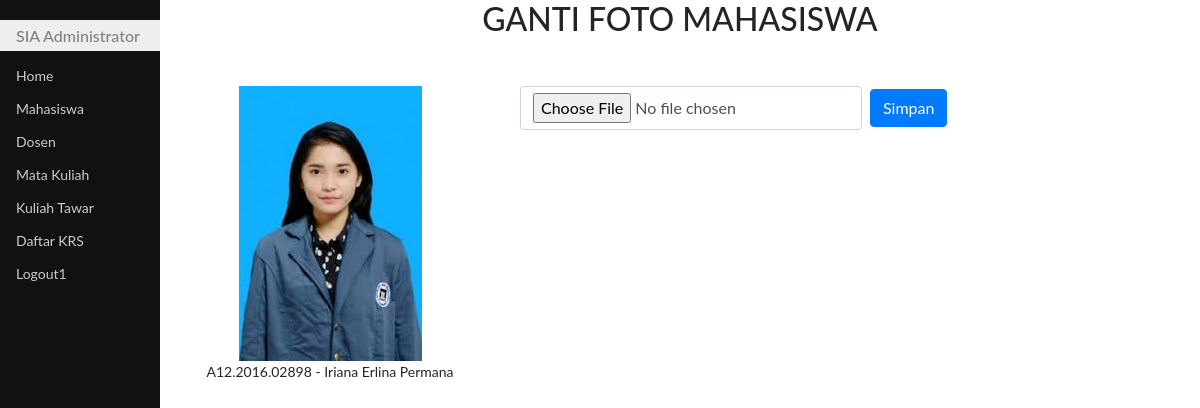
Page /gantiFotoMhs.php?id=28 on the committed database.
### tables this page shows
CREATE TABLE `mhs` (
  `id` int(11) NOT NULL,
  `nim` char(14) DEFAULT NULL,
  `nama` varchar(50) DEFAULT NULL,
  `email` varchar(50) DEFAULT NULL,
  `foto` varchar(25) DEFAULT NULL
);

### gantiFotoMhs.php (the view, shortened to what this page needs)
<!DOCTYPE html>
<html>
<head>
	<link rel="stylesheet" type="text/css" href="bootstrap4/css/bootstrap.css">
	<link rel="stylesheet" type="text/css" href="css/styleku.css">
</head>
<body>
	<?php
	require "fungsi.php";
	$id=$_GET['id'];
	$sql="select * from mhs where id='$id'";
	$hasil=mysqli_query($koneksi,$sql) or die (mysql_error());
	$row=mysqli_fetch_assoc($hasil);
	?>
	<div class="utama">
		<h2 class="mb-5 text-center">GANTI FOTO MAHASISWA</h2>
		<div class="row">
			<div class="col-sm-4">
				<div class="text-center">
					<img class="img-fluid" src="foto/<?php echo $row['foto']?>">
					<p><?php echo $row['nim']." - ".$row['nama']?></p>
				</div>
			</div>
			<div class="col-sm-8">
				<form class="form-inline" method="post" action="simpanGantifoto.php" enctype="multipart/form-data">
				<input class="form-control mr-2" type="file" name="foto" id="foto">
				<button class="btn btn-primary" type="submit">Simpan</button>
				</form>
			</div>
		</div>
	</div>
</body>
</html>

### css/styleku.css (style rules this page uses)
body { font-family: "Lato", sans-serif; }
.menusamping { height: 100%; width: 160px; position: fixed; z-index: 1; top: 0; left: 0; background-color: #111; overflow-x: hidden; padding-top: 20px; }
.menusamping a { padding: 6px 8px 6px 16px; text-decoration: none; font-size: 14px; color: #ccc; display: block; }
.menusamping h1 { padding: 6px 8px 6px 16px; text-decoration: none; font-size: 16px; color: #818181; background-color:#eee; display: block; }
.utama { margin-left: 160px; font-size: 14px; padding: 0px 10px; }

### rows in the picture
mhs: foto (picture), nim "A12.2016.02898", nama "Iriana Erlina Permana"
